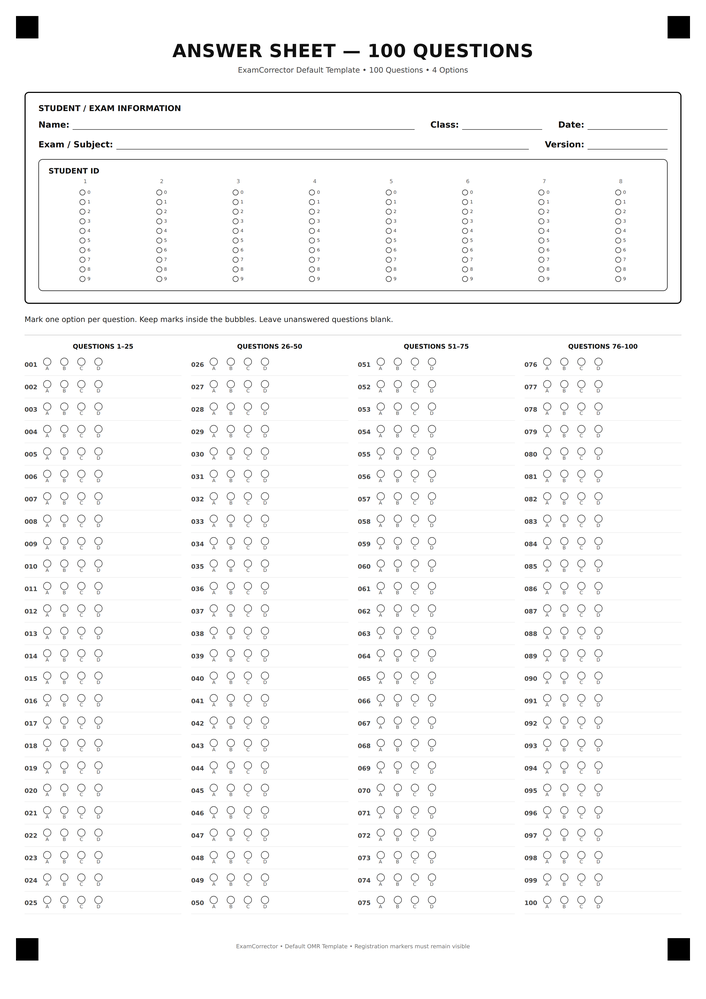
#> input picture tests/fixtures/sample_sheet_blank.png, 706 x 999 px, shrunk from 2646 x 3742 before the run
$ python -i preprocessing.py   (imports and definitions only)
#> lines starting #> are read from the running program, lines starting #| are printed output that depends on the picture; after the words box and inside, x2 and y2 are one past the last pixel; in counts of white or black regions, pixels touching at a corner belong together
"""
Multiple candidate preprocessing pipelines, each producing a grayscale
"markedness map" (higher = more likely ink) from the registered/normalized
page. The pipeline that gives the best bubble separability is selected --
never the one that simply produces the most black pixels (spec 18).
"""
from __future__ import annotations

from dataclasses import dataclass
from typing import Callable

import cv2
import numpy as np


@dataclass
class PipelineResult:
    name: str
    output: np.ndarray   # single-channel, higher value = darker/more marked


# [24 lines left out: functions pipeline_a_denoise_contrast, pipeline_b_clahe_adaptive, pipeline_c_gaussian_otsu, not called in this run]


def pipeline_d_illumination_correct(gray: np.ndarray) -> np.ndarray:
    bg = cv2.GaussianBlur(gray, (0, 0), sigmaX=25)
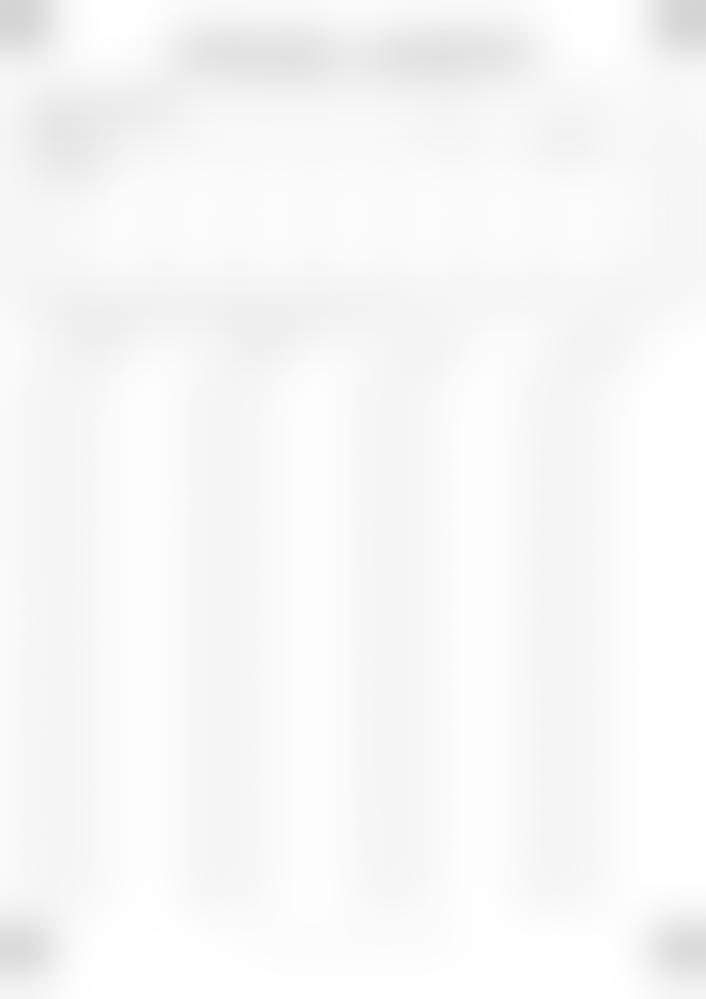
#> bg: shape (999, 706); min 212, max 255, mean 247.8
    corrected = cv2.subtract(bg, gray)
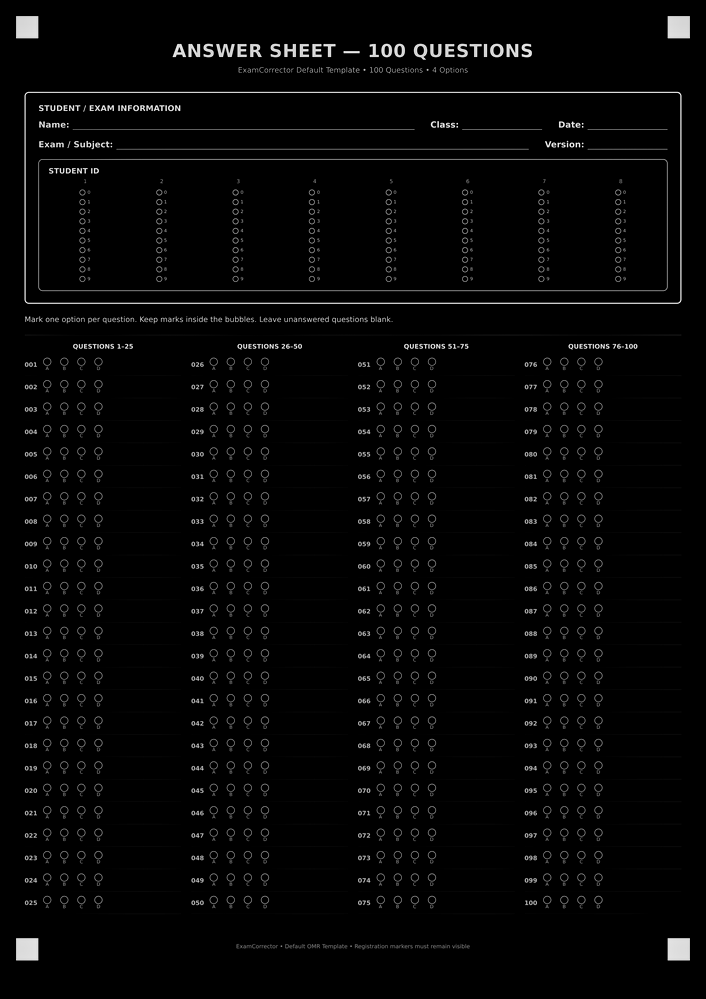
#> corrected: shape (999, 706); min 0, max 246, mean 6
    corrected = cv2.normalize(corrected, None, 0, 255, cv2.NORM_MINMAX)
    _, th = cv2.threshold(corrected.astype(np.uint8), 0, 255, cv2.THRESH_BINARY + cv2.THRESH_OTSU)
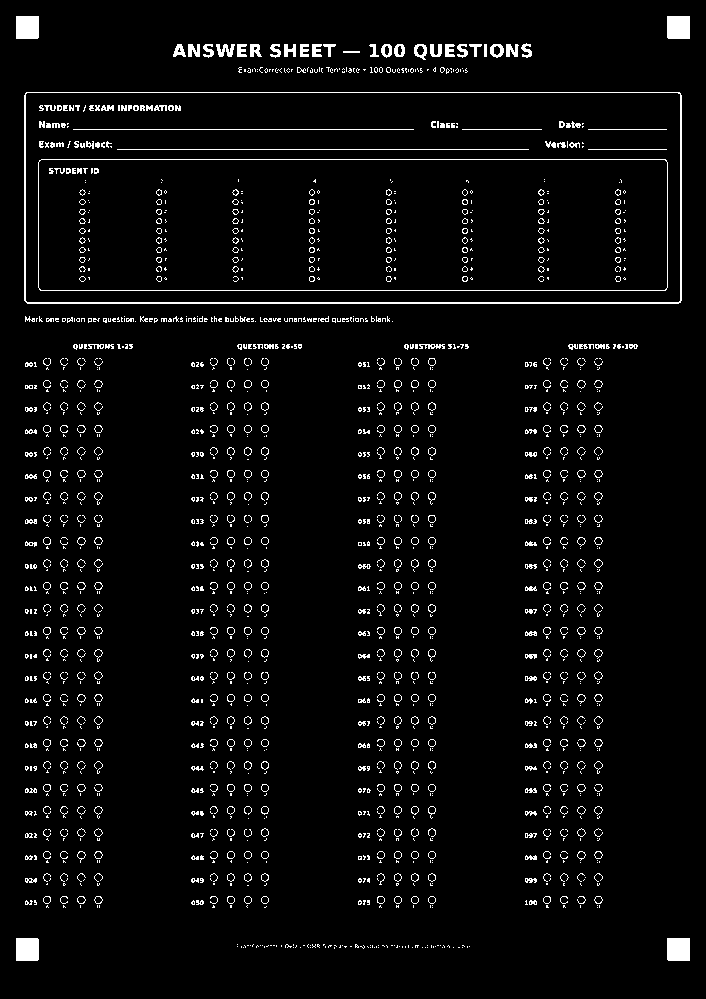
#> th: shape (999, 706); 4.1% white in thin lines or dots
    return th


# [6 lines left out: function pipeline_e_bilateral_local_contrast, not called in this run]


PIPELINES: dict[str, Callable[[np.ndarray], np.ndarray]] = {
    "A_denoise_contrast": pipeline_a_denoise_contrast,
    "B_clahe_adaptive": pipeline_b_clahe_adaptive,
    "C_gaussian_otsu": pipeline_c_gaussian_otsu,
    "D_illumination_correct": pipeline_d_illumination_correct,
    "E_bilateral_local_contrast": pipeline_e_bilateral_local_contrast,
}


# [76 lines left out: functions per_bubble_fill, run_all_pipelines, score_pipeline_for_bubbles, select_best_pipeline, not called in this run]

>>> import cv2
>>> picture = cv2.imread('../../tests/fixtures/sample_sheet_blank.png', cv2.IMREAD_GRAYSCALE)
>>> result = pipeline_d_illumination_correct(picture)

$ run again, on tests/fixtures/sample_sheet_fa_synthetic_marked.png
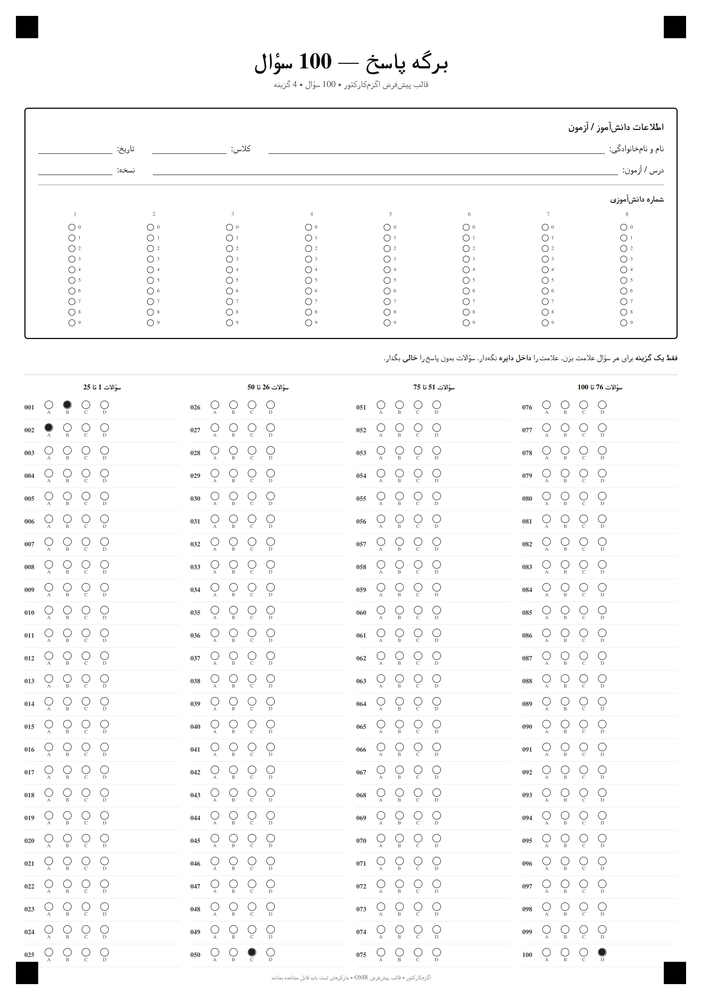
#> input picture tests/fixtures/sample_sheet_fa_synthetic_marked.png, 702 x 1000 px, shrunk from 2646 x 3770 before the run
#> in pipeline_d_illumination_correct, `corrected = cv2.subtract(bg, gray)`:
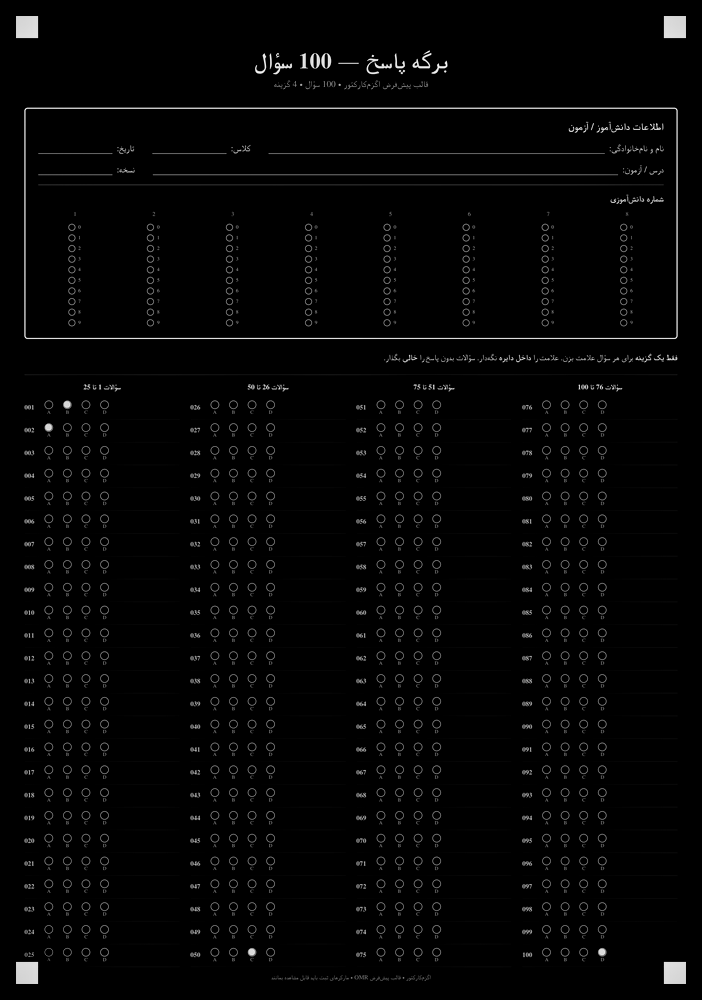
#> corrected: shape (1000, 702); min 0, max 245, mean 4.9
#> in pipeline_d_illumination_correct, `_, th = cv2.threshold(corrected.astype(np.uint8), 0, 255, cv2.THRESH_B..`:
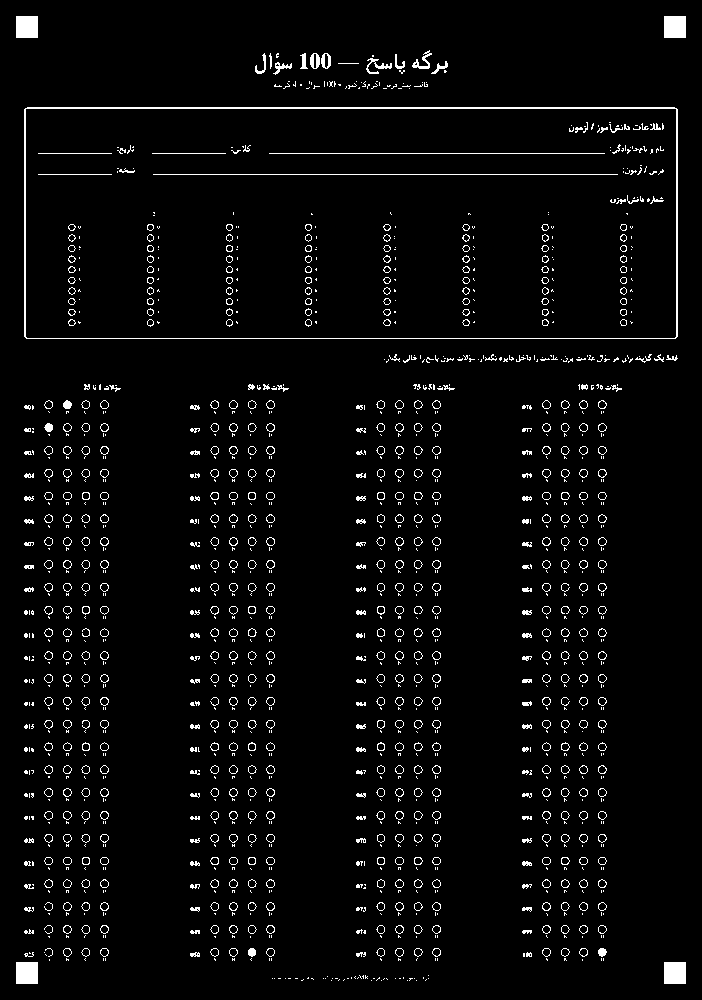
#> th: shape (1000, 702); 3.6% white in thin lines or dots

$ run again, on tests/fixtures/sample_sheet_name_test.png
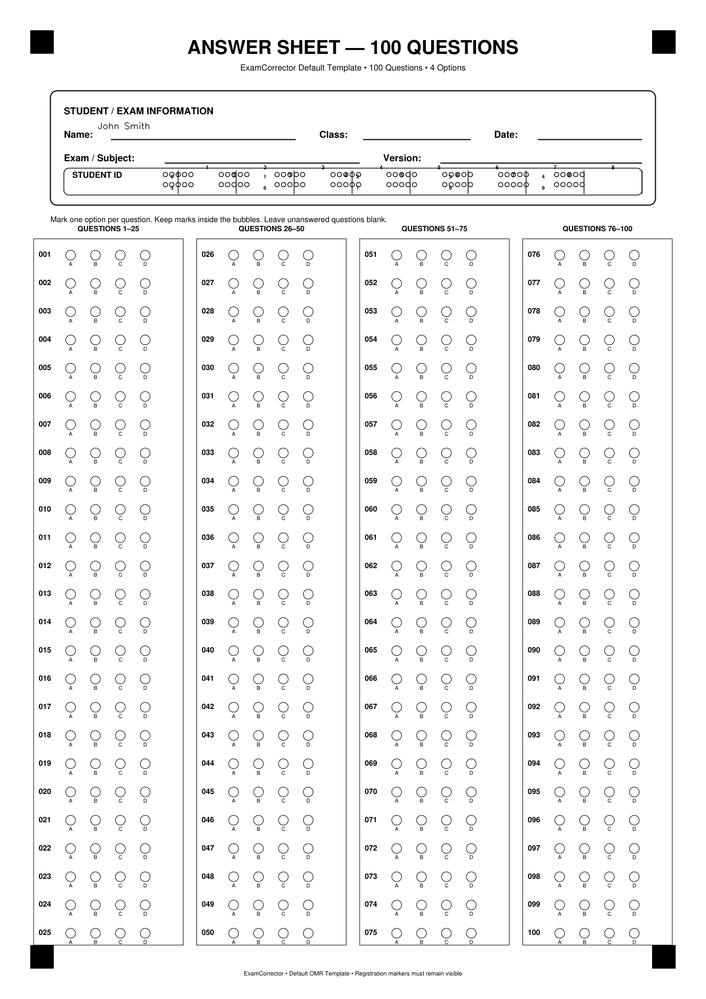
#> input picture tests/fixtures/sample_sheet_name_test.png, 706 x 999 px, shrunk from 1323 x 1871 before the run
#> picture is the input picture: shape (999, 706); min 0, max 255, mean 244.4
#> in pipeline_d_illumination_correct, `bg = cv2.GaussianBlur(gray, (0, 0), sigmaX=25)`:
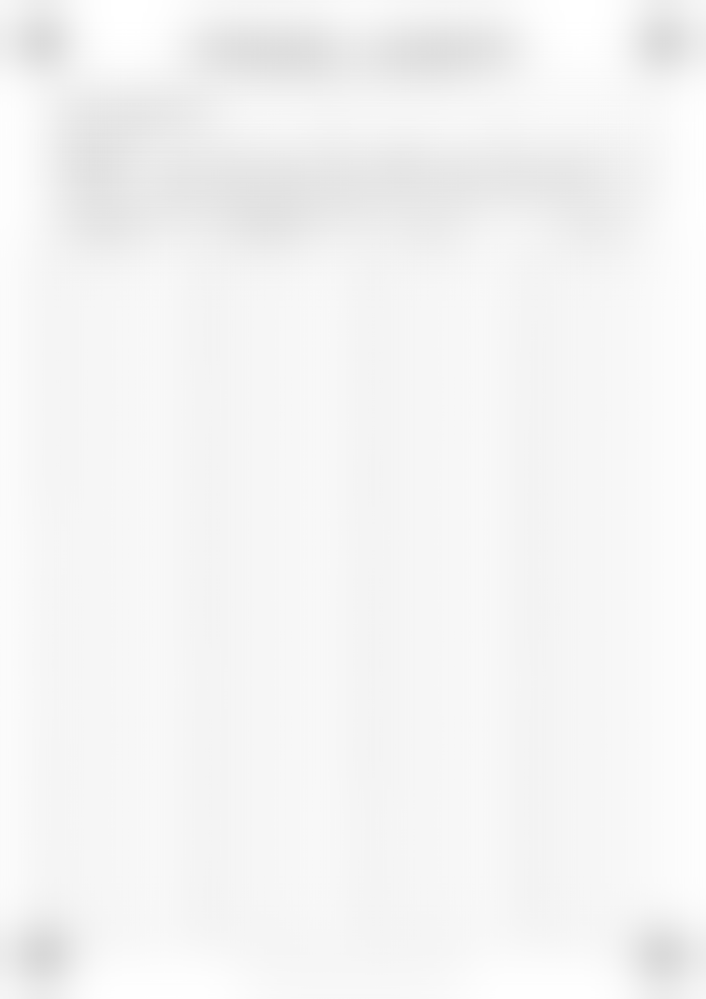
#> bg: shape (999, 706); min 217, max 255, mean 244.4
#> in pipeline_d_illumination_correct, `_, th = cv2.threshold(corrected.astype(np.uint8), 0, 255, cv2.THRESH_B..`:
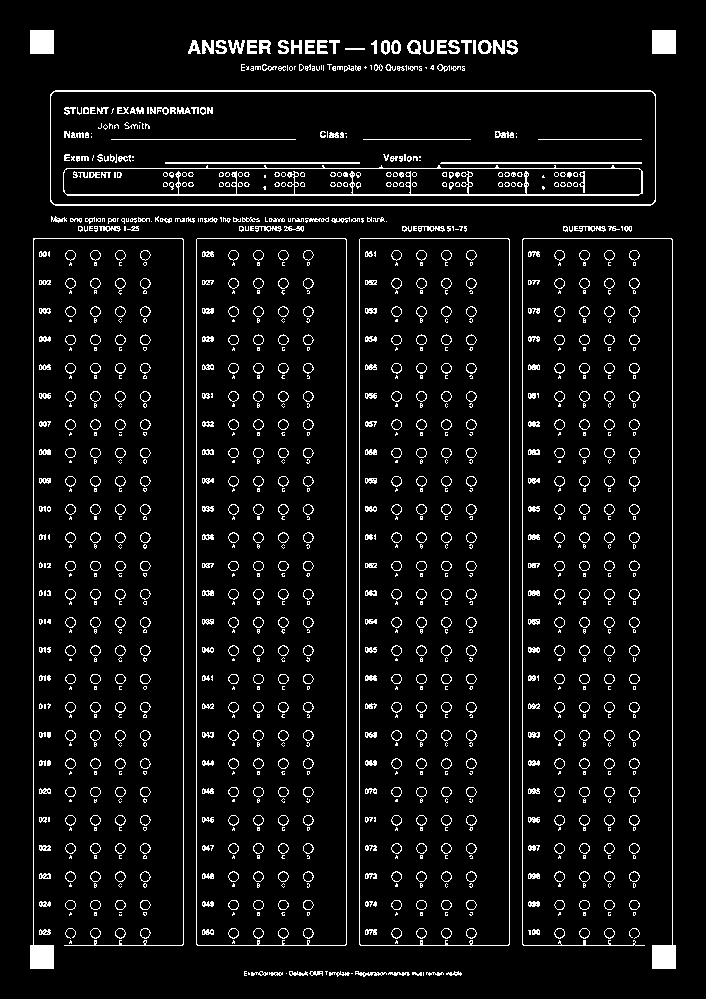
#> th: shape (999, 706); 6.3% white in thin lines or dots, all inside (x1, y1, x2, y2) = (30, 30, 676, 977)
